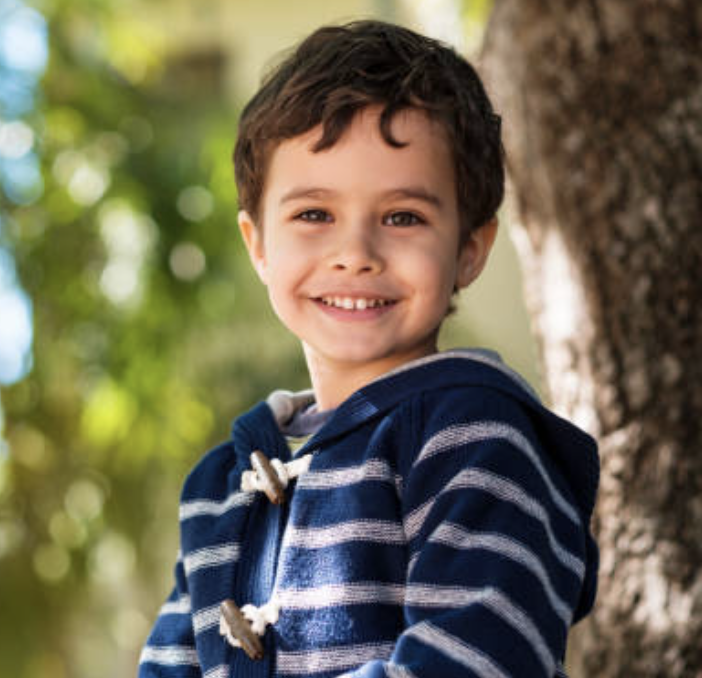
#> input picture backend/assets/child1.png, 702 x 678 px; its folder holds only this picture in this run
$ python test_mask_generation.py
#> lines starting #> are read from the running program, lines starting #| are printed output that depends on the picture; after the words box and inside, x2 and y2 are one past the last pixel; in counts of white or black regions, pixels touching at a corner belong together
#!/usr/bin/env python3
"""
Test script for face mask generation.
Uses the EXACT same logic as the production pipeline (comfy_runner.py).
"""

import cv2
import numpy as np
from PIL import Image, ImageDraw, ImageFilter
import time
import sys
import os

# Add backend to path
sys.path.insert(0, os.path.dirname(os.path.abspath(__file__)))


def _build_face_mask(pil_img: Image.Image) -> Image.Image:
    """
    EXACT COPY from comfy_runner.py (lines 414-483)
    Build a grayscale face mask (L) for an illustration image.
    """
    try:
        rgb = pil_img.convert("RGB")
        img_np = np.array(rgb)
        img_bgr = cv2.cvtColor(img_np, cv2.COLOR_RGB2BGR)
        gray = cv2.cvtColor(img_bgr, cv2.COLOR_BGR2GRAY)

        h, w = img_np.shape[:2]

        x1 = y1 = x2 = y2 = None
        try:
            cascade_path = cv2.data.haarcascades + "haarcascade_frontalface_default.xml"
            cascade = cv2.CascadeClassifier(cascade_path)
            dets = cascade.detectMultiScale(gray, scaleFactor=1.1, minNeighbors=5, minSize=(48, 48))
            if len(dets) > 0:
                dets = sorted(dets, key=lambda r: r[2] * r[3], reverse=True)
                x, y, bw, bh = dets[0]
                x1, y1, x2, y2 = int(x), int(y), int(x + bw), int(y + bh)
        except Exception:
            x1 = y1 = x2 = y2 = None

        if x1 is None or y1 is None or x2 is None or y2 is None or x2 <= x1 or y2 <= y1:
            # Fallback: centered ellipse in the upper half of the page.
            cx = w // 2
            cy = int(h * 0.45)
            ax = max(1, int(w * 0.18))
            ay = max(1, int(h * 0.22))
            detection_info = {
                "detected": False,
                "fallback": True,
                "cx": cx, "cy": cy, "ax": ax, "ay": ay
            }
        else:
            bw = x2 - x1
            bh = y2 - y1
            cx = x1 + bw // 2
            cy = y1 + int(bh * 0.55)
            ax = max(1, int(bw * 0.8))
            ay = max(1, int(bh * 1.1))
            detection_info = {
                "detected": True,
                "fallback": False,
                "bbox": (x1, y1, x2, y2),
                "bbox_size": (bw, bh),
                "cx": cx, "cy": cy, "ax": ax, "ay": ay
            }

        mask = np.zeros((h, w), dtype=np.uint8)
        cv2.ellipse(mask, (int(cx), int(cy)), (int(ax), int(ay)), 0, 0, 360, 255, -1)

        # Blur radius proportional to image size; tuned for 850px previews and larger.
        sigma = max(8, int(min(w, h) * 0.03))
        mask = cv2.GaussianBlur(mask, (0, 0), sigmaX=sigma, sigmaY=sigma)

        return Image.fromarray(mask), detection_info

    except Exception as e:
        print(f"  ❌ OpenCV failed: {e}")
        # PIL fallback
        w, h = pil_img.size
        mask = Image.new("L", (w, h), 0)
        draw = ImageDraw.Draw(mask)
        cx = w // 2
        cy = int(h * 0.45)
        ax = max(1, int(w * 0.18))
        ay = max(1, int(h * 0.22))
        draw.ellipse((cx - ax, cy - ay, cx + ax, cy + ay), fill=255)
        radius = max(2, int(min(w, h) * 0.03))
        return mask.filter(ImageFilter.GaussianBlur(radius=radius)), {
            "detected": False,
            "fallback": True,
            "pil_fallback": True
        }


def create_visualization(original: Image.Image, mask: Image.Image, detection_info: dict) -> Image.Image:
    """Create a side-by-side visualization with detection info."""
    # Resize if too large
    max_size = 600
    scale = 1.0
    if original.width > max_size or original.height > max_size:
        scale = max_size / max(original.width, original.height)
        new_size = (int(original.width * scale), int(original.height * scale))
        original = original.resize(new_size, Image.Resampling.LANCZOS)
        mask = mask.resize(new_size, Image.Resampling.LANCZOS)

    w, h = original.size

    # Create canvas for 3 images side by side
    canvas = Image.new("RGB", (w * 3, h), (40, 40, 40))

    # 1. Original image with detection box
    orig_with_box = original.convert("RGB").copy()
    if detection_info.get("detected") and detection_info.get("bbox"):
        from PIL import ImageDraw as ID
        draw = ID.Draw(orig_with_box)
        x1, y1, x2, y2 = detection_info["bbox"]
        # Scale bbox
        x1, y1, x2, y2 = int(x1*scale), int(y1*scale), int(x2*scale), int(y2*scale)
        draw.rectangle([x1, y1, x2, y2], outline=(0, 255, 0), width=2)
        # Draw center point
        cx, cy = int(detection_info["cx"]*scale), int(detection_info["cy"]*scale)
        draw.ellipse([cx-5, cy-5, cx+5, cy+5], fill=(255, 0, 0))
    canvas.paste(orig_with_box, (0, 0))

    # 2. Mask as grayscale
    mask_rgb = Image.merge("RGB", (mask, mask, mask))
    canvas.paste(mask_rgb, (w, 0))

    # 3. Overlay - mask applied to original
    original_rgba = original.convert("RGBA")
    overlay = Image.new("RGBA", (w, h), (255, 0, 0, 180))
    result = Image.composite(overlay, original_rgba, mask)
    canvas.paste(result.convert("RGB"), (w * 2, 0))

    return canvas


def test_mask_generation(image_path: str, output_dir: str = "test_output"):
    """Test mask generation on a single image using PIPELINE logic."""
    print(f"\n{'='*60}")
    print(f"Testing: {os.path.basename(image_path)}")
    print('='*60)

    # Load image
    try:
        img = Image.open(image_path)
        print(f"  📷 Image size: {img.size[0]}x{img.size[1]}")
    except Exception as e:
        print(f"  ❌ Failed to load image: {e}")
        return None

    # Generate mask using PIPELINE logic
    start_time = time.time()
    mask, detection_info = _build_face_mask(img)
    elapsed = (time.time() - start_time) * 1000

    # Print detection results
    if detection_info.get("detected"):
        bbox = detection_info.get("bbox", (0,0,0,0))
        bbox_size = detection_info.get("bbox_size", (0,0))
        print(f"  ✅ FACE DETECTED")
        print(f"     Bbox: ({bbox[0]}, {bbox[1]}) → ({bbox[2]}, {bbox[3]})")
        print(f"     Bbox size: {bbox_size[0]}x{bbox_size[1]} px")
        print(f"     Mask center: ({detection_info['cx']}, {detection_info['cy']})")
        print(f"     Mask axes: ({detection_info['ax']}, {detection_info['ay']})")
    else:
        print(f"  ⚠️  NO FACE DETECTED - using FALLBACK")
        print(f"     Fallback center: ({detection_info['cx']}, {detection_info['cy']})")
        print(f"     Fallback axes: ({detection_info['ax']}, {detection_info['ay']})")

    print(f"  ⏱️  Time: {elapsed:.1f} ms")

    # Create output directory
    os.makedirs(output_dir, exist_ok=True)

    # Save mask
    base_name = os.path.splitext(os.path.basename(image_path))[0]
    mask_path = os.path.join(output_dir, f"{base_name}_mask.png")
    mask.save(mask_path)
    print(f"  💾 Mask: {mask_path}")

    # Save visualization
    viz = create_visualization(img, mask, detection_info)
    viz_path = os.path.join(output_dir, f"{base_name}_visualization.png")
    viz.save(viz_path)
    print(f"  💾 Visualization: {viz_path}")

    return {
        "image": os.path.basename(image_path),
        "detected": detection_info.get("detected", False),
        "time_ms": elapsed,
        "mask_path": mask_path,
        "viz_path": viz_path,
        "detection_info": detection_info
    }


def main():
    print("\n" + "="*60)
    print("  🎭 Face Mask Generation Test (PIPELINE LOGIC)")
    print("="*60)
    print("\n  Using exact same code as comfy_runner.py _build_face_mask()")

    # Test images
    test_images = []

    # Check command line arguments
    if len(sys.argv) > 1:
        for arg in sys.argv[1:]:
            if os.path.exists(arg):
                test_images.append(arg)

    # Default: use images from assets folder
    if not test_images:
        assets_dir = os.path.join(os.path.dirname(__file__), "assets")
        if os.path.exists(assets_dir):
            for f in sorted(os.listdir(assets_dir)):
                if f.lower().endswith(('.png', '.jpg', '.jpeg')) and not f.startswith('mask_'):
                    test_images.append(os.path.join(assets_dir, f))

    if not test_images:
        print("\n❌ No test images found!")
        print("   Usage: python test_mask_generation.py [image1.png] [image2.jpg] ...")
        print("   Or place images in backend/assets/ folder")
        return

    print(f"\n📁 Found {len(test_images)} test image(s)")

    output_dir = os.path.join(os.path.dirname(__file__), "test_output")

    results = []
    for img_path in test_images:
        result = test_mask_generation(img_path, output_dir)
#> in test_mask_generation, img is the input picture: PIL image 702x678 RGBA; mean R, G, B, A 112.3, 106, 83.4, 255
#|   📷 Image size: 702x678
#> in _build_face_mask, `gray = cv2.cvtColor(img_bgr, cv2.COLOR_BGR2GRAY)`:
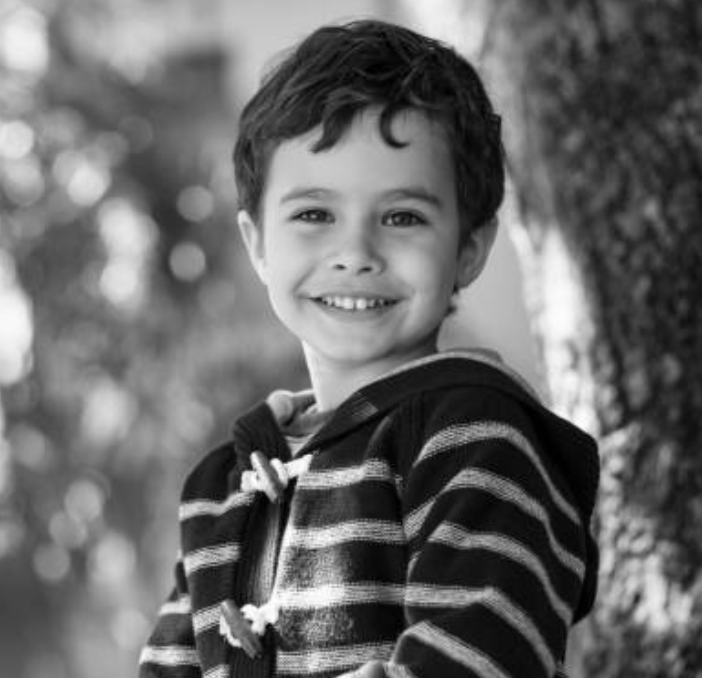
#> gray: shape (678, 702); min 0, max 255, mean 105.3
#> in _build_face_mask, `dets = cascade.detectMultiScale(gray, scaleFactor=1.1, minNeighbors=5,..`: dets = [[228, 122, 250, 250]]
#> in _build_face_mask, `x, y, bw, bh = dets[0]`: x = 228; y = 122; bw = 250
#> in _build_face_mask, `x1, y1, x2, y2 = int(x), int(y), int(x + bw), int(y + bh)`: x1 = 228; y1 = 122; x2 = 478; y2 = 372
#> in _build_face_mask, `cx = x1 + bw // 2`: cx = 353
#> in _build_face_mask, `cy = y1 + int(bh * 0.55)`: cy = 259
#> in _build_face_mask, `ax = max(1, int(bw * 0.8))`: ax = 200
#> in _build_face_mask, `ay = max(1, int(bh * 1.1))`: ay = 275
#> in _build_face_mask, `detection_info = { "detected": True, "fallback": False, "bbox": (x1, y..`: detection_info = {'detected': True, 'fallback': False, 'bbox': (228, 122, 478, 372), 'bbox_size': (250, 250), 'cx': 353, 'cy': 259, 'ax': 200, 'ay': 275}
#> in _build_face_mask, `cv2.ellipse(mask, (int(cx), int(cy)), (int(ax), int(ay)), 0, 0, 360, 2..`:
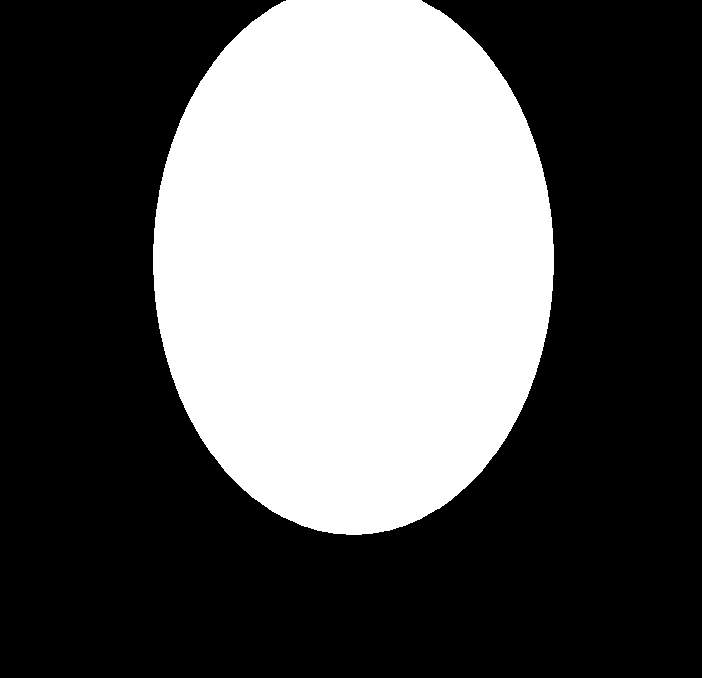
#> mask: shape (678, 702); 36.1% white; 1 white region, box (x1, y1, x2, y2) and area: (153, 0, 554, 535) 171917
#> in _build_face_mask, `mask = cv2.GaussianBlur(mask, (0, 0), sigmaX=sigma, sigmaY=sigma)`:
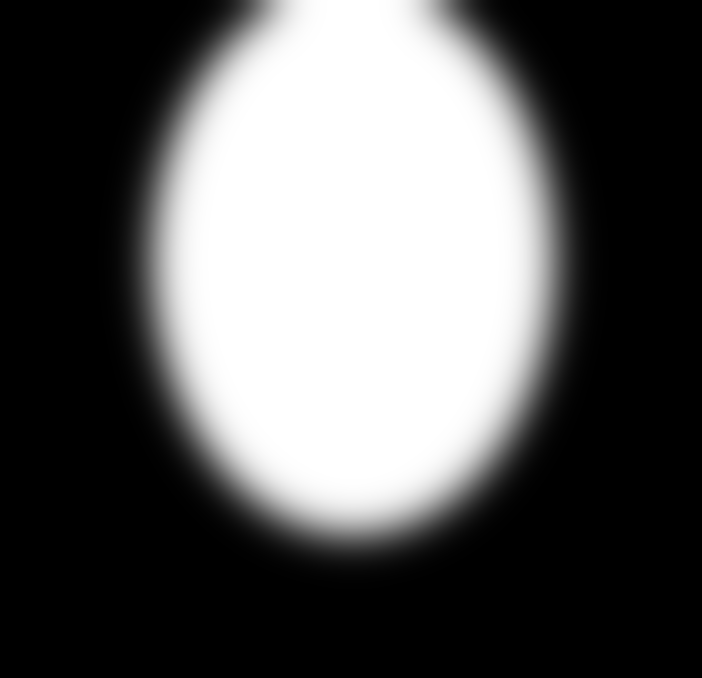
#> mask: shape (678, 702); min 0, max 255, mean 92.1
#> in test_mask_generation, `bbox = detection_info.get("bbox", (0,0,0,0))`: bbox = (228, 122, 478, 372)
#> in test_mask_generation, `bbox_size = detection_info.get("bbox_size", (0,0))`: bbox_size = (250, 250)
#|      Bbox: (228, 122) → (478, 372)
#|      Bbox size: 250x250 px
#|      Mask center: (353, 259)
#|      Mask axes: (200, 275)
#> in create_visualization, `canvas = Image.new("RGB", (w * 3, h), (40, 40, 40))`: canvas: PIL image 1800x579 RGB; every value is 40
#> in create_visualization, `x1, y1, x2, y2 = detection_info["bbox"]`: x1 = 228; y1 = 122; x2 = 478; y2 = 372
#> in create_visualization, `x1, y1, x2, y2 = int(x1*scale), int(y1*scale), int(x2*scale), int(y2*s..`: x1 = 194; y1 = 104; x2 = 408; y2 = 317
#> in create_visualization, `cx, cy = int(detection_info["cx"]*scale), int(detection_info["cy"]*sca..`: cx = 301; cy = 221
#> in create_visualization, `canvas.paste(mask_rgb, (w, 0))`:
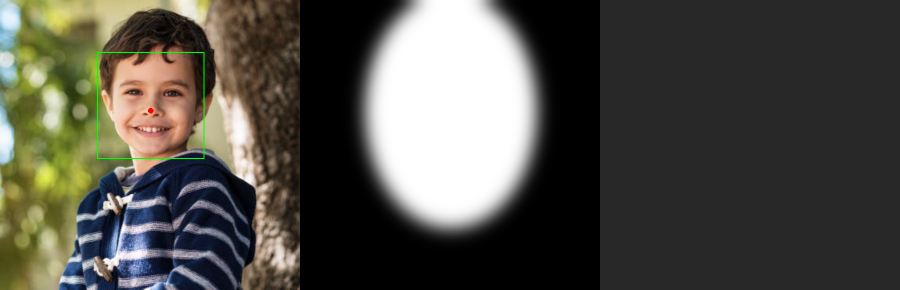
#> canvas: PIL image 1800x579 RGB (shown at 1/2 size); mean R, G, B 81.3, 79.6, 71.7
#> in create_visualization, `overlay = Image.new("RGBA", (w, h), (255, 0, 0, 180))`:
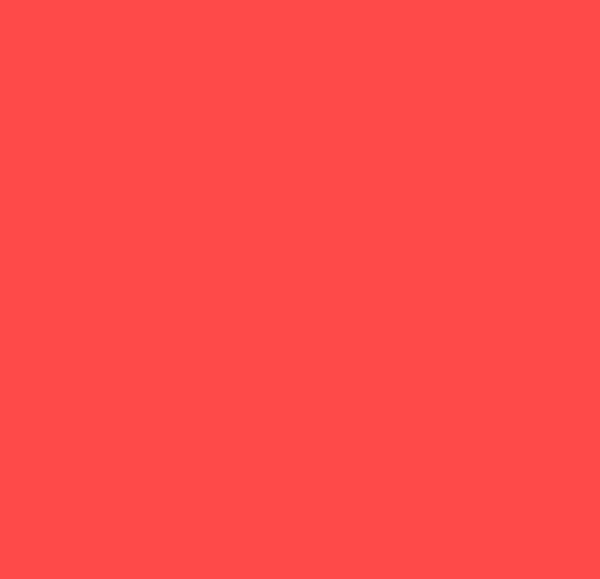
#> overlay: PIL image 600x579 RGBA; mean R, G, B, A 255, 0, 0, 180; transparent parts drawn white
#> in create_visualization, `result = Image.composite(overlay, original_rgba, mask)`:
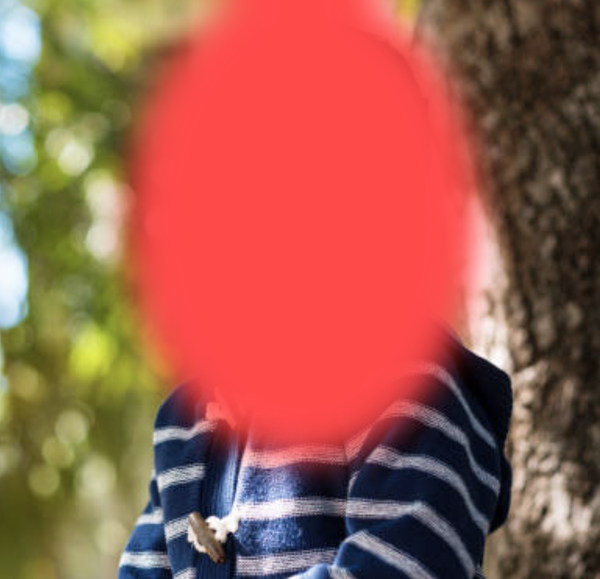
#> result: PIL image 600x579 RGBA; mean R, G, B, A 159.5, 66.6, 51.7, 227.9; transparent parts drawn white
#> in create_visualization, `canvas.paste(result.convert("RGB"), (w * 2, 0))`:
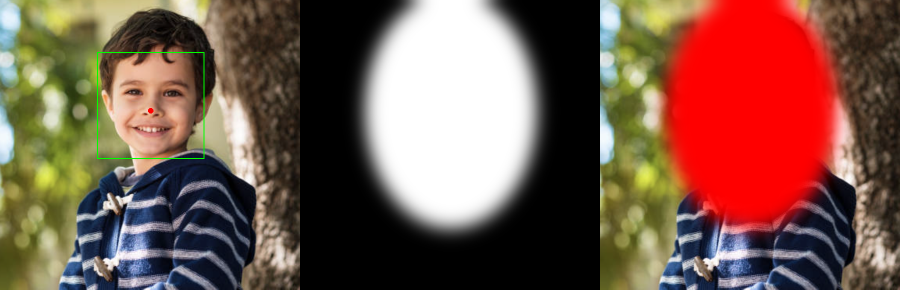
#> canvas: PIL image 1800x579 RGB (shown at 1/2 size); mean R, G, B 121.1, 88.5, 75.6
#> result = 6 items
        if result:
            results.append(result)

    # Summary
    print("\n" + "="*60)
    print("  📊 SUMMARY")
    print("="*60)

    detected_count = sum(1 for r in results if r["detected"])
#> detected_count = 1
    total_count = len(results)
#> total_count = 1
    accuracy = (detected_count / total_count * 100) if total_count > 0 else 0
#> accuracy = 100

    print(f"\n  Total images:     {total_count}")
#|   Total images:     1
    print(f"  Faces detected:   {detected_count}")
#|   Faces detected:   1
    print(f"  Fallback used:    {total_count - detected_count}")
#|   Fallback used:    0
    print(f"  Detection rate:   {accuracy:.1f}%")
#|   Detection rate:   100.0%

    print(f"\n  {'Image':<45} {'Detected':<10} {'Time':<10}")
    print(f"  {'-'*45} {'-'*10} {'-'*10}")
    for r in results:
        status = "✅ Yes" if r["detected"] else "❌ No"
        print(f"  {r['image'][:44]:<45} {status:<10} {r['time_ms']:.0f} ms")
#> this loop made 1 pass
#> status on pass 1: '✅ Yes'
#|   child1.png                                    ✅ Yes      507 ms

    print(f"\n  📂 Results in: {output_dir}")
    print("="*60 + "\n")


if __name__ == "__main__":
    main()
